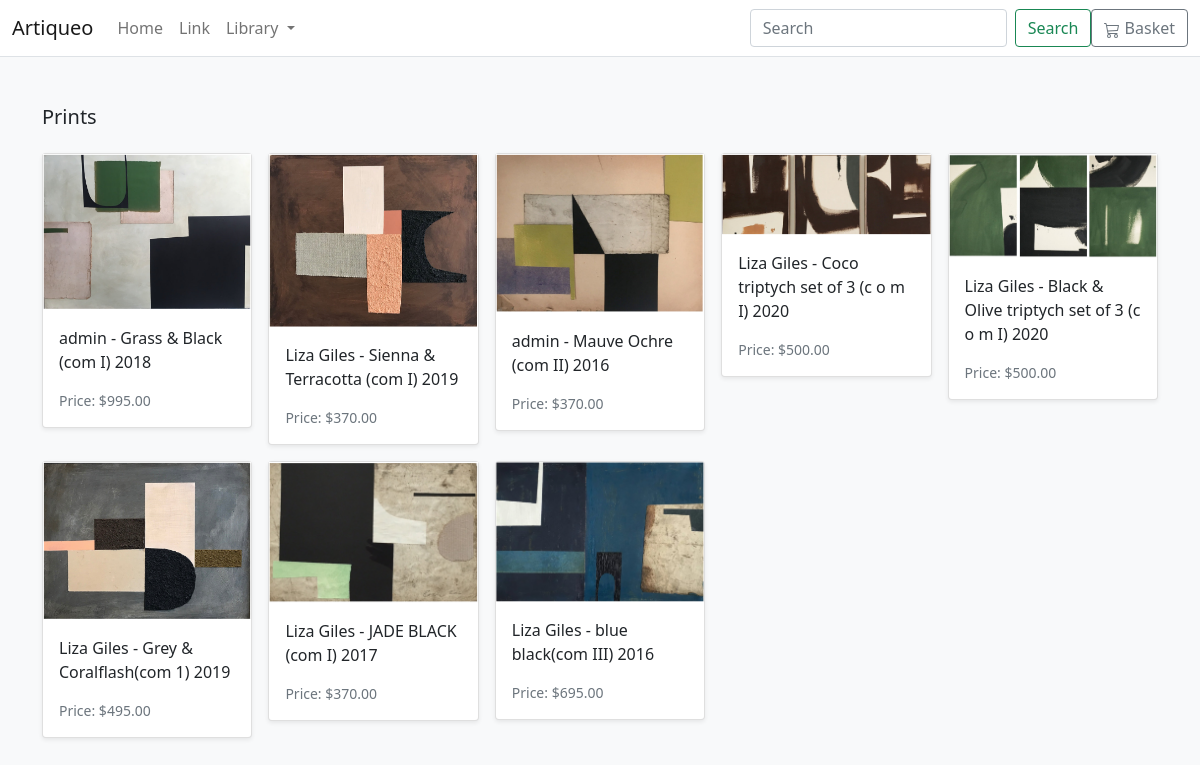
/search/prints/, run on an earlier commit of the app's database.
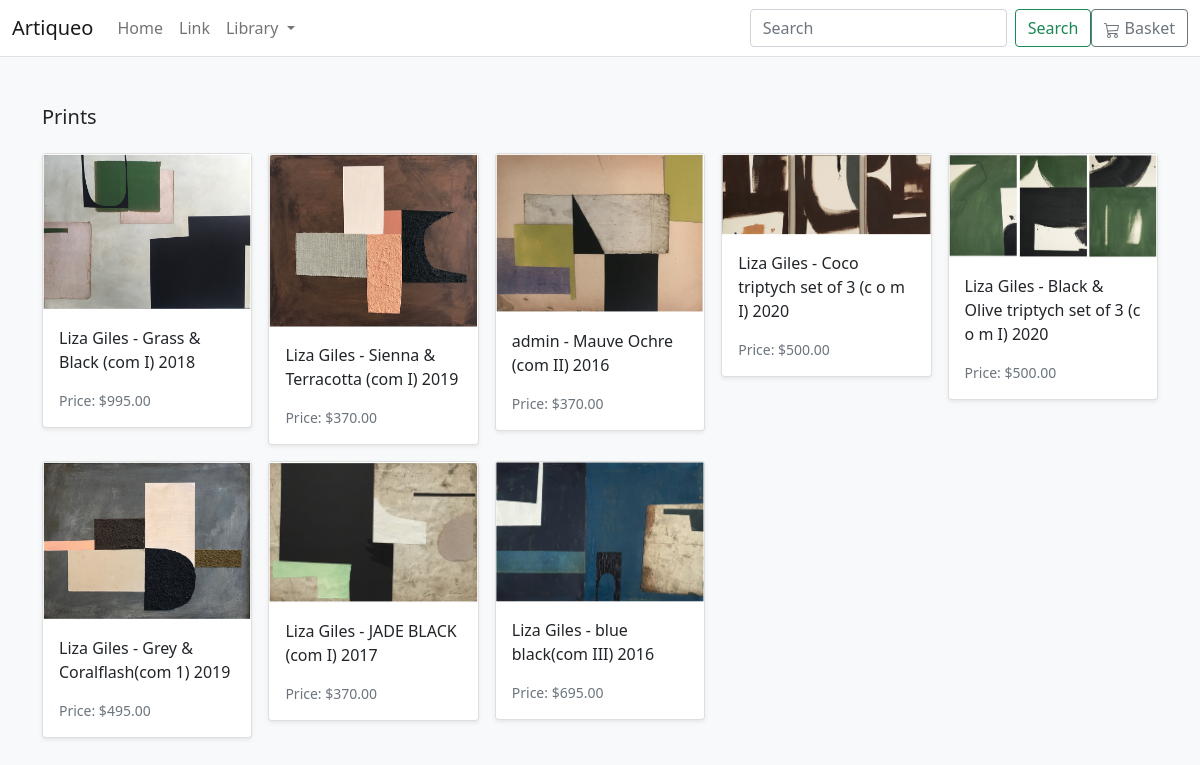
And on a later commit of the database.
### store/models.py (models this page shows, shortened)
class Product(models.Model):
    category = models.ForeignKey(Category, related_name='product', on_delete=models.CASCADE)
    created_by = models.ForeignKey(User, on_delete=models.CASCADE, related_name='product_creator')
    title = models.CharField(max_length=255)
    artist = models.CharField(max_length=255, default='admin')
    description = models.TextField(blank=True) #Dimensions go here too.
    image = models.ImageField(upload_to='images/')
    slug = models.SlugField(max_length=255)
    price = models.DecimalField(max_digits=5, decimal_places=2)
    in_stock = models.BooleanField(default=True)
    is_active = models.BooleanField(default=True)
    created = models.DateTimeField(auto_now_add=True)
    updated = models.DateTimeField(auto_now=True)
    class Meta:
        verbose_name_plural = 'Products'
        ordering = ('-created',)
    def get_absolute_url(self):
        return reverse("store:product_detail", args=[self.slug])

### store/views.py (the view)
# urls.py: path('search/<slug:category_slug>/', views.category_list, name='category_list')
def category_list(request, category_slug):
    category = get_object_or_404(Category, slug=category_slug)
    products = Product.objects.filter(category=category)
    return render(request, 'store/products/category.html', {'category': category, 'products': products})

### basket/context_processors.py (called while the page is built)
def basket(request):
    return {'basket': Basket(request)}

### store/models.py (called while the page is built)
    def get_absolute_url(self):
        return reverse("store:category_list", args=[self.slug])

### store/views.py (called while the page is built)
def categories(request):
    return {
        'categories': Category.objects.all()
    }

### templates/store/products/category.html (shortened to what this page needs)
{% extends "../base.html" %}
{% load static %}
{% block content %}
<div class="album py-5 bg-light">
    <div class="container">
      <div class="pb-3 h5">{{ category.name |title }}</div>
      <div class="row row-cols-1 row-cols-sm-2 row-cols-md-5 g-3">
        {% for product in products %}
        <div class="col">
          <div class="card shadow-sm">
            <img class="img-fluid" alt="Responsive image" src="{{ product.image.url }}">
            <div class="card-body">
              <p class="card-text">
                <a class="text-dark text-decoration-none" href="{{ product.get_absolute_url }}">{{ product.artist }} - {{ product.title }}</a>
              </p>
              <div class="d-flex justify-content-between align-items-center">
                <small class="text-muted" href="{{ product.get_absolute_url }}">Price: ${{ product.price }}</small>
              </div>
            </div>
          </div>
        </div>
        {% endfor %}
      </div>
    </div>
</div>
{% endblock %}

What changed in the data, as far as the page shows it:
changed Product "Grass & Black (com I) 2018": artist "admin" → "Liza Giles"
